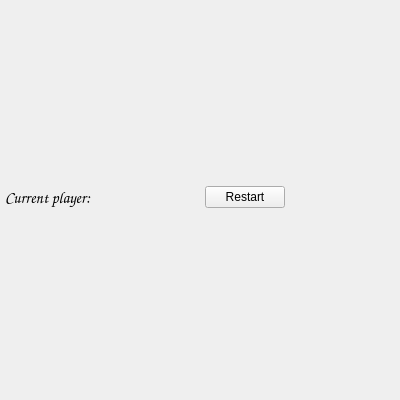
<?xml version="1.0" encoding="UTF-8"?>
<ui version="4.0">
 <class>Form</class>
 <widget class="QWidget" name="Form">
  <property name="geometry">
   <rect>
    <x>0</x>
    <y>0</y>
    <width>400</width>
    <height>400</height>
   </rect>
  </property>
  <property name="minimumSize">
   <size>
    <width>400</width>
    <height>400</height>
   </size>
  </property>
  <property name="windowTitle">
   <string>TicTacToy</string>
  </property>
  <property name="windowIcon">
   <iconset>
    <normaloff>../icons/tic-tac-toe.png</normaloff>../icons/tic-tac-toe.png</iconset>
  </property>
  <layout class="QVBoxLayout" name="verticalLayout">
   <property name="spacing">
    <number>6</number>
   </property>
   <property name="leftMargin">
    <number>0</number>
   </property>
   <property name="topMargin">
    <number>0</number>
   </property>
   <property name="rightMargin">
    <number>0</number>
   </property>
   <property name="bottomMargin">
    <number>0</number>
   </property>
   <item>
    <layout class="QHBoxLayout" name="horizontalLayout">
     <property name="spacing">
      <number>10</number>
     </property>
     <property name="leftMargin">
      <number>5</number>
     </property>
     <property name="topMargin">
      <number>5</number>
     </property>
     <property name="rightMargin">
      <number>5</number>
     </property>
     <item>
      <widget class="QLabel" name="current">
       <property name="font">
        <font>
         <family>Comic Sans MS</family>
         <pointsize>12</pointsize>
         <weight>75</weight>
         <bold>true</bold>
        </font>
       </property>
       <property name="text">
        <string>Current player:</string>
       </property>
      </widget>
     </item>
     <item alignment="Qt::AlignLeft">
      <widget class="QPushButton" name="restart">
       <property name="text">
        <string>Restart</string>
       </property>
      </widget>
     </item>
    </layout>
   </item>
   <item>
    <layout class="QGridLayout" name="field" rowstretch="0" columnstretch="0">
     <property name="leftMargin">
      <number>5</number>
     </property>
     <property name="topMargin">
      <number>5</number>
     </property>
     <property name="rightMargin">
      <number>5</number>
     </property>
     <property name="bottomMargin">
      <number>5</number>
     </property>
    </layout>
   </item>
  </layout>
 </widget>
 <resources/>
 <connections/>
</ui>
